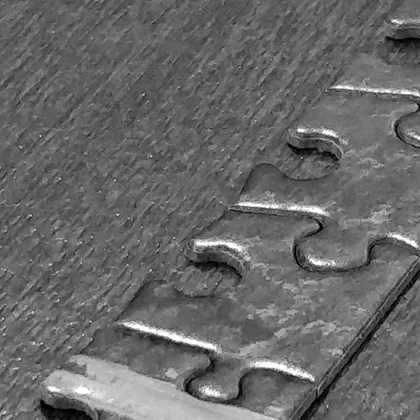
%> input picture CprE535/Homework1/cover/cover01.PNG, 420 x 420 px, shrunk from 512 x 512 before the run
$ octave LSBembed.m   (GNU Octave 9; MATLAB toolbox functions it lacks are replaced by stand-ins)
%> lines starting %> are read from the running program, lines starting %| are printed output that depends on the picture; in (x1, y1, x2, y2) boxes, pixels count from 0 and x2, y2 are one past the last pixel; in counts of white or black regions, pixels touching at a corner belong together; the program's own positions count from 1
### CprE535/Homework1/createstego.m
function stego = createstego(cover, payload, length)
stego = cover(:,:);
b1 = double(bitget(stego, 1));
[M, N]=size(stego);
count = 1;
change = 0;
[payRow,payCol] = size(payload);

for i=1:M
    for j=1:N
          if count == payCol +1
             break;
          end
          if b1(i,j) ~= payload(1,count)
            if payload(1, count) == 1
               stego(i, j) = stego(i,j) + 1;
            end
            if payload(1, count) == 0
               stego(i, j) = stego(i,j) - 1;
            end
            change = change + 1;
          end
          count = count + 1;
    end
    if count == payCol +1
        break;
    end
end


### CprE535/Homework1/LSBextract.m
function Xpayload= LSBextract(stego, payLength)
b1 = bitget(stego, 1);
b1=b1';
Xpayload = b1(1:payLength);

### CprE535/Homework1/LSBembed.m
Cover=imread('C:\Users\Peyton\Documents\MATLAB\CprE535\Homework1\cover\cover01.png');
%> Cover is the input picture: size 420x420 uint8; min 0, max 255, mean 104.3
[M, N] = size(Cover);
%> M = 420; N = 420
K=.25*M*N;
%> K = 44100
cap = ceil(log2(M*N));
%> cap = 18
payload = round(rand(1, K));
len = dec2bin(K, cap);
%> len = '001010110001000100'

stego=createstego(Cover, payload, len);
%> in createstego, `b1 = double(bitget(stego, 1));`:
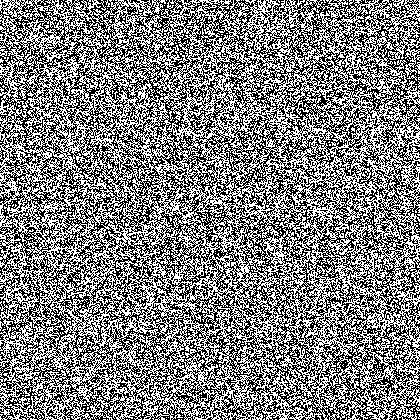
%> b1: size 420x420 double; values 0 (black) and 1 (white), 50% white; black in thin lines or dots
%> after the loop in createstego, `for i=1:M`: stego: size 420x420 uint8; 12.64% of pixels changed, all inside (x1, y1, x2, y2) = (0, 0, 420, 105)
%> after the loop in createstego, `for i=1:M`: change = 22296; count = 44101
Xpayload = LSBextract(stego, K);
%> in LSBextract, `b1 = bitget(stego, 1);`:
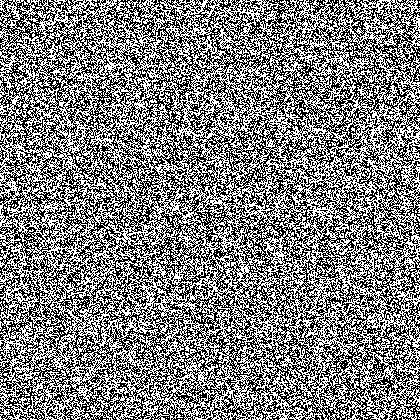
%> b1: size 420x420 logical; 50.2% white; black in thin lines or dots
%> in LSBextract, `b1=b1';`:
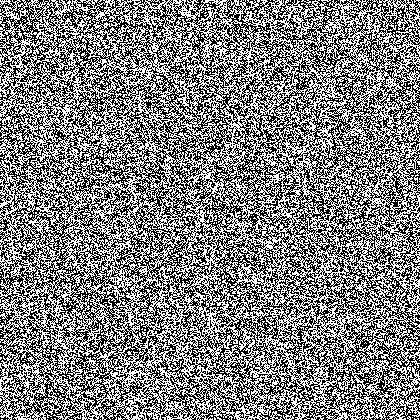
%> b1: size 420x420 logical; 50.2% white; black in thin lines or dots
%> in LSBextract, `Xpayload = b1(1:payLength);`: Xpayload = 44100 logical values, 22061 true
%> Xpayload = 44100 logical values, 22061 true
results = 'empty';
% [5 lines of commented-out code are left out]
if xor(payload,Xpayload) == 0
    i = 1
end

b1 = bitget(Cover, 1);
%> b1: size 420x420 logical; 50% white; black in thin lines or dots
b2 = bitget(stego, 1);
b3 = abs(b1 - b2);
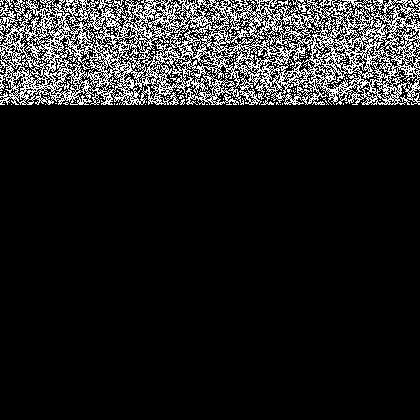
%> b3: size 420x420 double; values 0 (black) and 1 (white), 12.6% white in thin lines or dots, all inside (x1, y1, x2, y2) = (0, 0, 420, 105)
imshow(b3);
% if strcmp(results, 'empty')
%     results = 'true';
% end

$ run again, with CprE535/Homework1/cover/cover02.PNG copied over CprE535/Homework1/cover/cover01.PNG
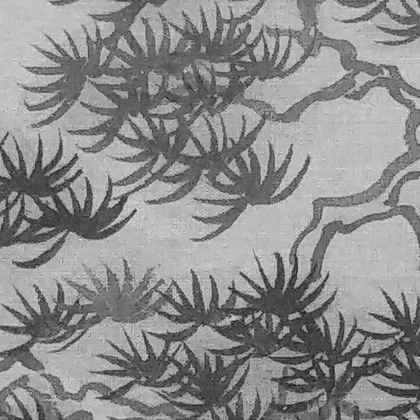
%> input picture CprE535/Homework1/cover/cover02.PNG, 420 x 420 px, shrunk from 512 x 512 before the run
%> Cover is the input picture: size 420x420 uint8; min 12, max 224, mean 141.2
%> in createstego, `b1 = double(bitget(stego, 1));`:
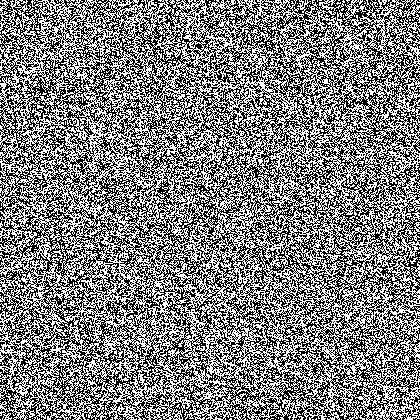
%> b1: size 420x420 double; values 0 (black) and 1 (white), 50.1% white; black in thin lines or dots
%> after the loop in createstego, `for i=1:M`: change = 22092; count = 44101
%> in LSBextract, `Xpayload = b1(1:payLength);`: Xpayload = 44100 logical values, 22061 true
%> `b3 = abs(b1 - b2);`:
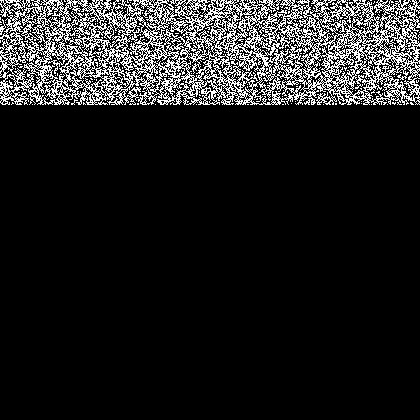
%> b3: size 420x420 double; values 0 (black) and 1 (white), 12.5% white in thin lines or dots, all inside (x1, y1, x2, y2) = (0, 0, 420, 105)

$ run again, with CprE535/Homework1/cover/cover04.PNG copied over CprE535/Homework1/cover/cover01.PNG
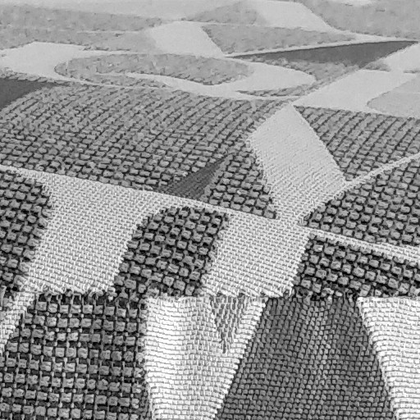
%> input picture CprE535/Homework1/cover/cover04.PNG, 420 x 420 px, shrunk from 512 x 512 before the run
%> Cover is the input picture: size 420x420 uint8; min 0, max 255, mean 146.5
%> in createstego, `b1 = double(bitget(stego, 1));`:
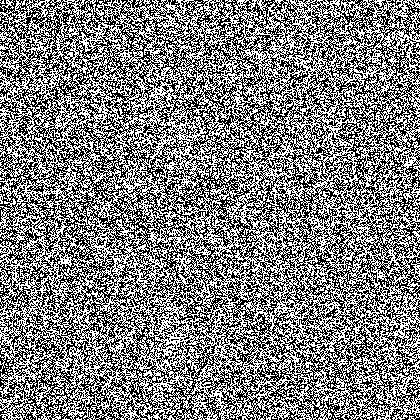
%> b1: size 420x420 double; values 0 (black) and 1 (white), 50.1% white; black in thin lines or dots
%> after the loop in createstego, `for i=1:M`: change = 22220; count = 44101
%> in LSBextract, `Xpayload = b1(1:payLength);`: Xpayload = 44100 logical values, 22061 true
%> `b3 = abs(b1 - b2);`:
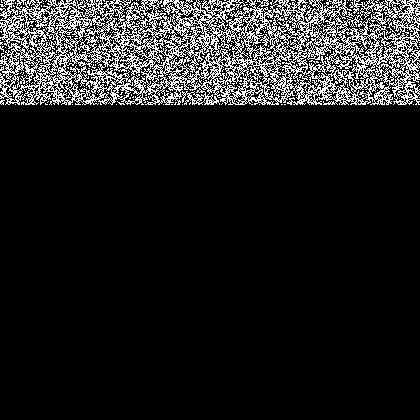
%> b3: size 420x420 double; values 0 (black) and 1 (white), 12.6% white in thin lines or dots, all inside (x1, y1, x2, y2) = (0, 0, 420, 105)
